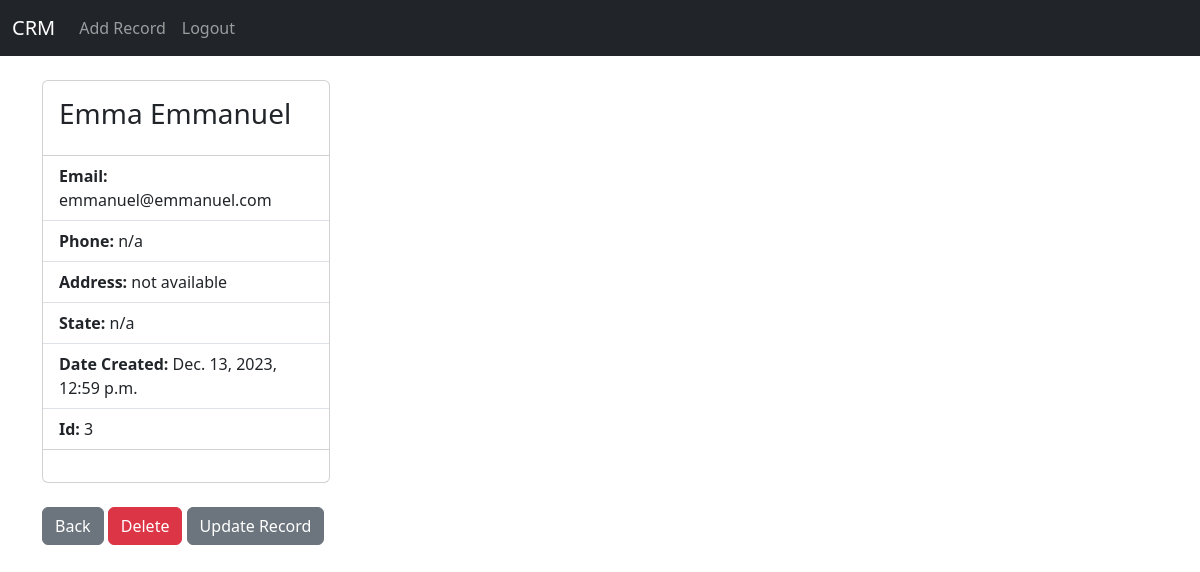
/record/3 (signed in), run on an earlier commit of the app's database.
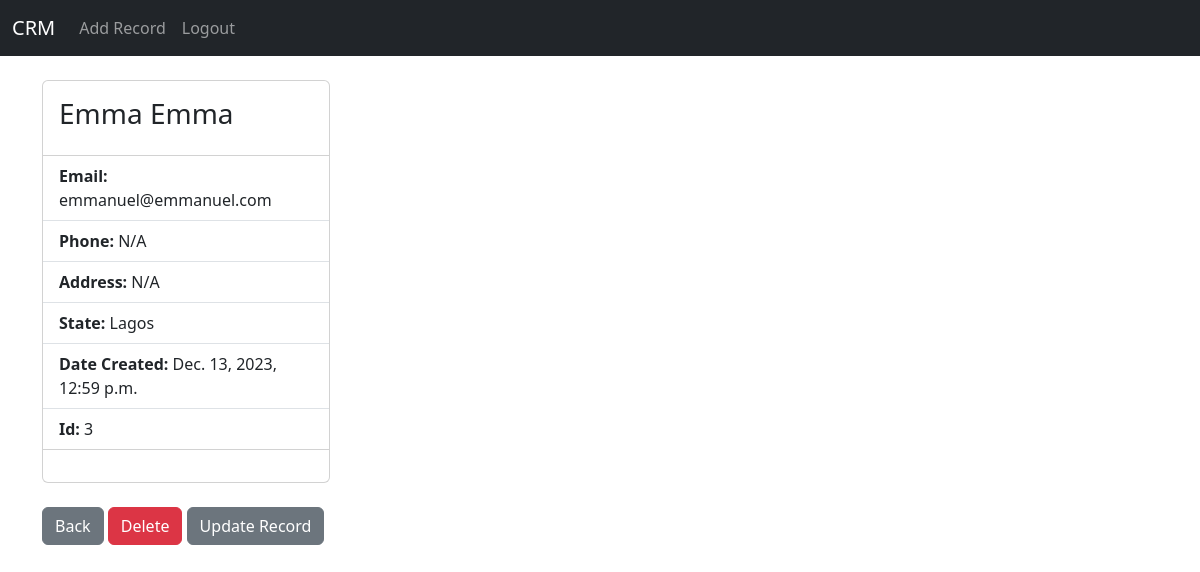
And on a later commit of the database.
### website/models.py (models this page shows, shortened)
class Record(models.Model):
    created_at = models.DateTimeField(auto_now_add=True)
    first_name = models.CharField(max_length=50)
    last_name = models.CharField(max_length=50)
    address = models.CharField(max_length=100)
    city = models.CharField(max_length=100)
    state = models.CharField(max_length=50)
    email = models.CharField(max_length=100)
    phone = models.CharField(max_length=11)

### website/views.py (the view)
# urls.py: path('record/<int:pk>', views.customer_record, name = 'record'),
def customer_record(request, pk):
    if request.user.is_authenticated:
        customer_record = Record.objects.get(id=pk)
        return render(request, 'record.html', {'customer_record':customer_record})
    else:
        messages.error(request, 'You must be logged in to view this page')
        return redirect('home')

### website/templates/record.html (shortened to what this page needs)
{% extends 'base.html' %}
{% block content %}
<br>
<div class="card" style="width: 18rem;">
  <div class="card-body">
    <h3 class="card-title">{{ customer_record.first_name }} {{ customer_record.last_name }}</h3>
  </div>
  <ul class="list-group list-group-flush">
    <li class="list-group-item"><strong>Email: </strong>{{ customer_record.email }}</li>
    <li class="list-group-item"><strong>Phone: </strong>{{ customer_record.phone }}</li>
    <li class="list-group-item"><strong>Address: </strong>{{ customer_record.address }}</li>
      <li class="list-group-item"><strong>State: </strong>{{ customer_record.state }}</li>
      <li class="list-group-item"><strong>Date Created: </strong>{{ customer_record.created_at }}</li>
      <li class="list-group-item"><strong>Id: </strong>{{ customer_record.id }}</li>
  </ul>
  <div class="card-body">
  </div>
</div>
<br>
<a href="{% url 'home' %}" class="btn btn-secondary">Back</a>
<a href="{% url 'delete_record' customer_record.id %}" class="btn btn-danger">Delete</a>
<a href="{% url 'update_record' customer_record.id %}" class="btn btn-secondary">Update Record</a>
{% endblock %}

What changed in the data, as far as the page shows it:
changed Record "Emma": last_name "Emmanuel" → "Emma"; phone "n/a" → "N/A"; address "not available" → "N/A"; state "n/a" → "Lagos"
